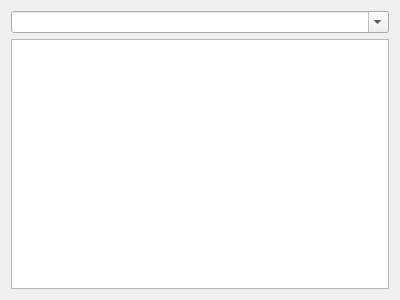
<?xml version="1.0" encoding="UTF-8"?>
<ui version="4.0">
 <class>Window</class>
 <widget class="QWidget" name="Window">
  <property name="geometry">
   <rect>
    <x>0</x>
    <y>0</y>
    <width>400</width>
    <height>300</height>
   </rect>
  </property>
  <property name="windowTitle">
   <string>SocketAPI Test Client</string>
  </property>
  <layout class="QVBoxLayout" name="verticalLayout">
   <item>
    <widget class="QComboBox" name="inputEdit">
     <property name="editable">
      <bool>true</bool>
     </property>
    </widget>
   </item>
   <item>
    <widget class="QPlainTextEdit" name="outputs"/>
   </item>
  </layout>
 </widget>
 <resources/>
 <connections/>
</ui>
